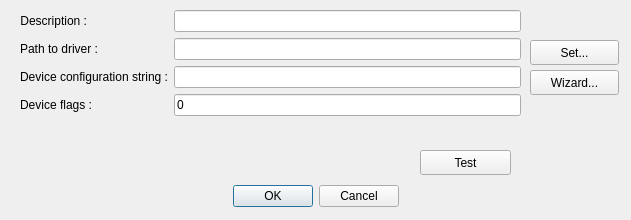
<?xml version="1.0" encoding="UTF-8"?>
<ui version="4.0">
 <class>CDlgConnSettingsCanal</class>
 <widget class="QDialog" name="CDlgConnSettingsCanal">
  <property name="geometry">
   <rect>
    <x>0</x>
    <y>0</y>
    <width>631</width>
    <height>220</height>
   </rect>
  </property>
  <property name="baseSize">
   <size>
    <width>0</width>
    <height>0</height>
   </size>
  </property>
  <property name="windowTitle">
   <string>Dialog</string>
  </property>
  <widget class="QDialogButtonBox" name="buttonBox">
   <property name="geometry">
    <rect>
     <x>0</x>
     <y>180</y>
     <width>631</width>
     <height>32</height>
    </rect>
   </property>
   <property name="orientation">
    <enum>Qt::Horizontal</enum>
   </property>
   <property name="standardButtons">
    <set>QDialogButtonBox::Cancel|QDialogButtonBox::Ok</set>
   </property>
   <property name="centerButtons">
    <bool>true</bool>
   </property>
  </widget>
  <widget class="QWidget" name="formLayoutWidget">
   <property name="geometry">
    <rect>
     <x>20</x>
     <y>10</y>
     <width>501</width>
     <height>131</height>
    </rect>
   </property>
   <layout class="QFormLayout" name="formLayout">
    <item row="0" column="0">
     <widget class="QLabel" name="label">
      <property name="text">
       <string>Description :</string>
      </property>
      <property name="alignment">
       <set>Qt::AlignRight|Qt::AlignTrailing|Qt::AlignVCenter</set>
      </property>
     </widget>
    </item>
    <item row="0" column="1">
     <widget class="QLineEdit" name="m_description"/>
    </item>
    <item row="1" column="0">
     <widget class="QLabel" name="label_2">
      <property name="text">
       <string>Path to driver :</string>
      </property>
      <property name="alignment">
       <set>Qt::AlignRight|Qt::AlignTrailing|Qt::AlignVCenter</set>
      </property>
     </widget>
    </item>
    <item row="1" column="1">
     <widget class="QLineEdit" name="m_path"/>
    </item>
    <item row="2" column="0">
     <widget class="QLabel" name="label_3">
      <property name="text">
       <string>Device configuration string :</string>
      </property>
      <property name="alignment">
       <set>Qt::AlignRight|Qt::AlignTrailing|Qt::AlignVCenter</set>
      </property>
     </widget>
    </item>
    <item row="2" column="1">
     <widget class="QLineEdit" name="m_config"/>
    </item>
    <item row="3" column="0">
     <widget class="QLabel" name="label_4">
      <property name="text">
       <string>Device flags :</string>
      </property>
      <property name="alignment">
       <set>Qt::AlignRight|Qt::AlignTrailing|Qt::AlignVCenter</set>
      </property>
     </widget>
    </item>
    <item row="3" column="1">
     <widget class="QLineEdit" name="m_flags">
      <property name="text">
       <string>0</string>
      </property>
     </widget>
    </item>
   </layout>
  </widget>
  <widget class="QPushButton" name="btnTest">
   <property name="geometry">
    <rect>
     <x>420</x>
     <y>150</y>
     <width>91</width>
     <height>25</height>
    </rect>
   </property>
   <property name="text">
    <string>Test</string>
   </property>
  </widget>
  <widget class="QPushButton" name="btnSetPath">
   <property name="geometry">
    <rect>
     <x>530</x>
     <y>40</y>
     <width>89</width>
     <height>25</height>
    </rect>
   </property>
   <property name="text">
    <string>Set...</string>
   </property>
  </widget>
  <widget class="QPushButton" name="btnWizard">
   <property name="geometry">
    <rect>
     <x>530</x>
     <y>70</y>
     <width>89</width>
     <height>25</height>
    </rect>
   </property>
   <property name="text">
    <string>Wizard...</string>
   </property>
  </widget>
 </widget>
 <resources/>
 <connections>
  <connection>
   <sender>buttonBox</sender>
   <signal>accepted()</signal>
   <receiver>CDlgConnSettingsCanal</receiver>
   <slot>accept()</slot>
   <hints>
    <hint type="sourcelabel">
     <x>248</x>
     <y>254</y>
    </hint>
    <hint type="destinationlabel">
     <x>157</x>
     <y>274</y>
    </hint>
   </hints>
  </connection>
  <connection>
   <sender>buttonBox</sender>
   <signal>rejected()</signal>
   <receiver>CDlgConnSettingsCanal</receiver>
   <slot>reject()</slot>
   <hints>
    <hint type="sourcelabel">
     <x>316</x>
     <y>260</y>
    </hint>
    <hint type="destinationlabel">
     <x>286</x>
     <y>274</y>
    </hint>
   </hints>
  </connection>
 </connections>
</ui>
